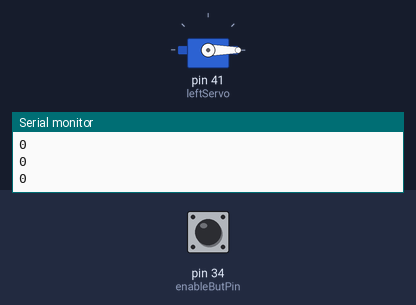
This sketch was run on a simulated Arduino Mega 2560, built with avr-gcc and run on an emulated ATmega2560. On the bench: servo, the last lines printed to the serial monitor. The test bench sets the inputs (shaded band); at power-on: pin 34 (enableButPin) LOW.

Above: at 1.2 s.
1.3 s: pin 34 (enableButPin) pulled HIGH for 0.15 s
At 1.79 s:
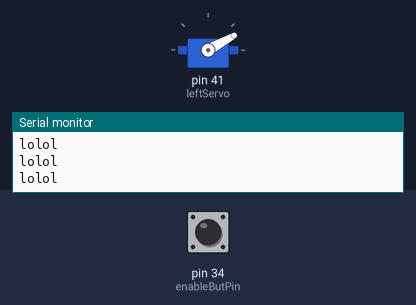
At 5.4 s:
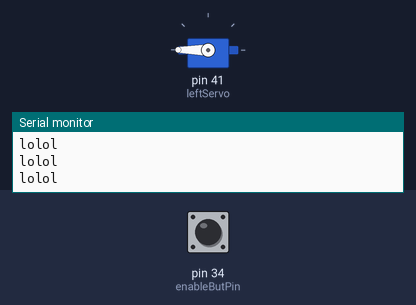
Timing chart, 0 to 10.3 s (numbered marks = the images above; inputs shaded):
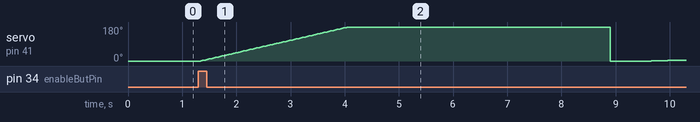

The sketch:

servoDemo.ino
```cpp
#include <Servo.h>

Servo leftServo;  // create servo object to control a servo

int leftPos = 0;    // variable to store the servo position

const int enableButPin = 34;
int enableState = 0;
int prevEnableState = 0;
boolean start;

void setup()
{
  Serial.begin(4800);
  leftServo.attach(41);  // attaches the servo on pin 9 to the servo object

  leftServo.write(leftPos);

  pinMode(enableButPin, INPUT);

  delay(50);
}


void loop()
{
  enableState = digitalRead(enableButPin);
  delay(1);

  Serial.println(enableState);

  if(enableState != prevEnableState) // if button is pressed and released
  {
    if(enableState) // if switched to on
    {
      start = 1;
    }
  }

  if(start)
  {
    do // loop to close the claws (left and right claws go 180 degrees)
    {
      Serial.println("lolol");
      leftServo.write(leftPos);
      delay(15);
      leftPos++;

    }while(leftPos != 100);
  }
}
```
